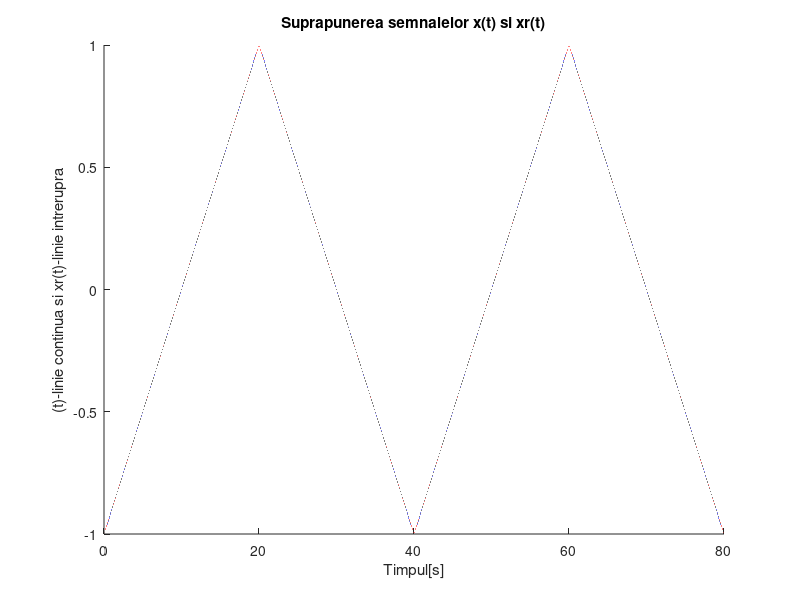
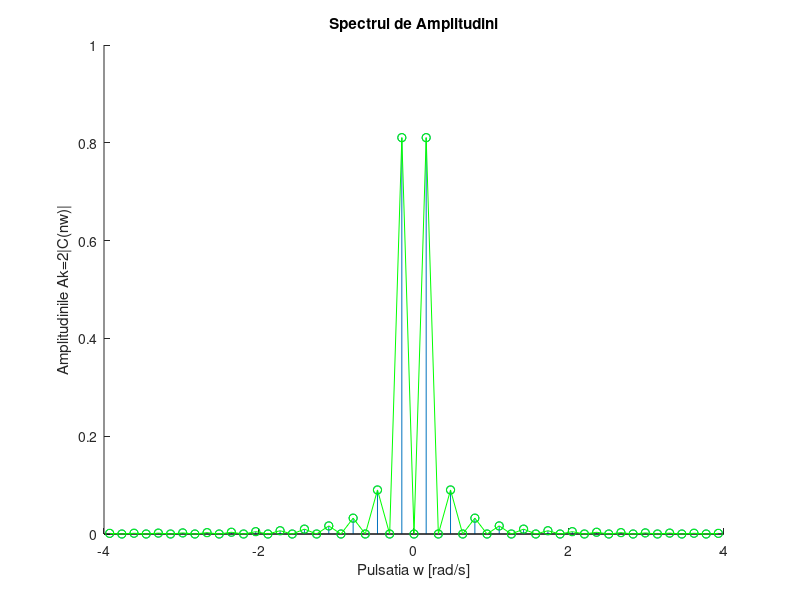

MATLAB code to generate these figures, in order:
clc %clc curata fereastra de mesaje la fiecare noua rulare a programului
T=40;
f=1/T;
w=2*pi*f;
t = 0:0.0001:2*T;
%voi reprezenta doua perioade din semnal, pasul de discretizare al
%semnalului continuu este dt=10^-4.
N=25;
C = zeros(1,2*N+1);
%am initializat vectorul de coeficienti cu valori nule
x=sawtooth(w*t, 0.5)
%semnal triunghiular simetric monoredresat de perioada pricipala T=32 s si
%durata D=8 s, semnal obtinut dintr-un semnal triunghiular simetric ce a
%fost monoredresat
for n = -N:N
    C(n+N+1) = 1/T * integral(@(t)(sawtooth(w*t,0.5)).*exp(-1j*n*w*t),0,T) ;
    %calculul propriu-zis al coeficientiilor cu formula analitica
    re = real(C(n+N+1));
    im = imag(C(n+N+1));
    if abs(re)<10^-10
        re = 0;
     end
    if abs(im)<10^-10
        im = 0;
    end
    %daca partea reala sau imaginara a unui coeficient este extrem de mica
    %atunci o voi neglija
    C(n+N+1) = re+1j*im ;
    %ca index intr-un vector nu pot avea valori negative de aceea indexul
    %fiecarui element din vector este cu 51 mai mare ca indexul teoretic ai
    %coeficientului, exemplu:C(-50)|teoretic=C(1)|in program, insa acest
    %lucru nu modifica valorile coeficientiilor si functionalitatea
    %programului
end
xr = 0;
for n = -N:N
    xr = xr + C(n+N+1)*exp(1j*n*w*t) ;
end
%am recostruit semnalul initial cu 100 de componente
figure(1);
hold on
plot(t,xr);%reprezentarea semnalului reconstruit
plot(t,x);%reprezentarea semnalului initial
xlabel('Timpul[s]');
ylabel('(t)-linie continua si xr(t)-linie intrerupra');
title('Suprapunerea semnalelor x(t) si xr(t)')
%semnalul triunghiular se poate aproxima cu mai putine componente( in jur
%de 15-20) si astfel diferenta dintre x si xr este aproape inexistenta
hold off
%prin hold on/off pot reprezenta mai multe grafice in acelasi sistem de
%coordonate
figure(2);
hold on
stem((-N:N)*w,2*abs(C));
%functia stem este utilizata pentru reprezentarea functilor sau a
%seturi de date cu valori discrete
plot((-N:N)*w,2*abs(C),'-go');%infasuratoarea realizate din segmente de dreapta
xlabel('Pulsatia w [rad/s]');
ylabel('Amplitudinile Ak=2|C(nw)|');

title('Spectrul de Amplitudini');
hold off
%In concluzie, analiza Fourier a semnalelor analogice(continue) ne permite
%sa exprimam orice semnal ce indeplineste criteriul de suficienta Diriclet
%intr-o suma finita de semnale elementare lucru ce este folositor in
%analiza comoda a circuitelor in domeniul fazorial sau reconstruirea unui
%semnal necunoscut pe baza spectrului sau de amplitudini si de faze ce pot
%fi aflate cu un analizator de spectru